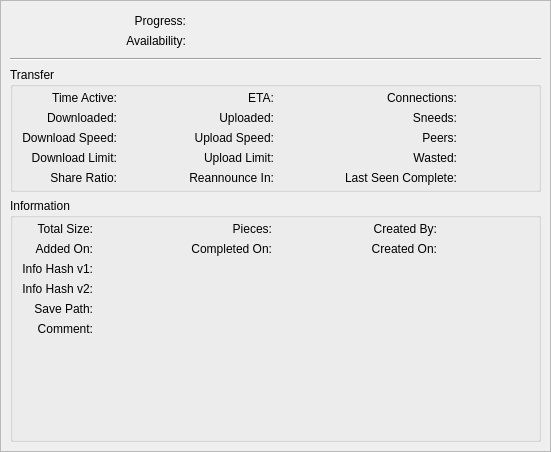
<?xml version="1.0" encoding="UTF-8"?>
<ui version="4.0">
 <class>PropertiesWidget</class>
 <widget class="QWidget" name="PropertiesWidget">
  <property name="geometry">
   <rect>
    <x>0</x>
    <y>0</y>
    <width>551</width>
    <height>452</height>
   </rect>
  </property>
  <layout class="QVBoxLayout" name="verticalLayout">
   <property name="spacing">
    <number>0</number>
   </property>
   <property name="leftMargin">
    <number>0</number>
   </property>
   <property name="topMargin">
    <number>0</number>
   </property>
   <property name="rightMargin">
    <number>0</number>
   </property>
   <property name="bottomMargin">
    <number>0</number>
   </property>
   <item>
    <widget class="QStackedWidget" name="stackedProperties">
     <property name="currentIndex">
      <number>0</number>
     </property>
     <widget class="QWidget" name="pageGeneral">
      <layout class="QVBoxLayout" name="verticalLayout_7">
       <property name="leftMargin">
        <number>0</number>
       </property>
       <property name="topMargin">
        <number>0</number>
       </property>
       <property name="rightMargin">
        <number>0</number>
       </property>
       <property name="bottomMargin">
        <number>0</number>
       </property>
       <item>
        <widget class="QScrollArea" name="scrollArea">
         <property name="widgetResizable">
          <bool>true</bool>
         </property>
         <widget class="QWidget" name="scrollAreaWidgetContents">
          <property name="geometry">
           <rect>
            <x>0</x>
            <y>0</y>
            <width>549</width>
            <height>450</height>
           </rect>
          </property>
          <layout class="QVBoxLayout" name="verticalLayout_2">
           <item>
            <widget class="QWidget" name="groupBar" native="true">
             <layout class="QGridLayout" name="groupBarLayout">
              <property name="topMargin">
               <number>4</number>
              </property>
              <property name="bottomMargin">
               <number>4</number>
              </property>
              <item row="0" column="0">
               <widget class="QLabel" name="labelDownloadedPieces">
                <property name="sizePolicy">
                 <sizepolicy hsizetype="Minimum" vsizetype="Preferred">
                  <horstretch>0</horstretch>
                  <verstretch>0</verstretch>
                 </sizepolicy>
                </property>
                <property name="text">
                 <string>Progress:</string>
                </property>
                <property name="alignment">
                 <set>Qt::AlignRight|Qt::AlignTrailing|Qt::AlignVCenter</set>
                </property>
               </widget>
              </item>
              <item row="0" column="2">
               <widget class="QLabel" name="labelProgressVal">
                <property name="sizePolicy">
                 <sizepolicy hsizetype="Minimum" vsizetype="Preferred">
                  <horstretch>0</horstretch>
                  <verstretch>0</verstretch>
                 </sizepolicy>
                </property>
                <property name="textFormat">
                 <enum>Qt::PlainText</enum>
                </property>
               </widget>
              </item>
              <item row="1" column="0">
               <widget class="QLabel" name="labelPiecesAvailability">
                <property name="sizePolicy">
                 <sizepolicy hsizetype="Minimum" vsizetype="Preferred">
                  <horstretch>0</horstretch>
                  <verstretch>0</verstretch>
                 </sizepolicy>
                </property>
                <property name="text">
                 <string>Availability:</string>
                </property>
                <property name="alignment">
                 <set>Qt::AlignRight|Qt::AlignTrailing|Qt::AlignVCenter</set>
                </property>
               </widget>
              </item>
              <item row="1" column="2">
               <widget class="QLabel" name="labelAverageAvailabilityVal">
                <property name="sizePolicy">
                 <sizepolicy hsizetype="Minimum" vsizetype="Preferred">
                  <horstretch>0</horstretch>
                  <verstretch>0</verstretch>
                 </sizepolicy>
                </property>
                <property name="textFormat">
                 <enum>Qt::PlainText</enum>
                </property>
               </widget>
              </item>
              <item row="1" column="1">
               <widget class="QLabel" name="tempAvailabilityBarArea">
                <property name="textFormat">
                 <enum>Qt::PlainText</enum>
                </property>
               </widget>
              </item>
              <item row="0" column="1">
               <widget class="QLabel" name="tempProgressBarArea">
                <property name="textFormat">
                 <enum>Qt::PlainText</enum>
                </property>
               </widget>
              </item>
             </layout>
            </widget>
           </item>
           <item>
            <widget class="Line" name="lineBelowBars">
             <property name="orientation">
              <enum>Qt::Horizontal</enum>
             </property>
            </widget>
           </item>
           <item>
            <widget class="QGroupBox" name="groupTransferBox">
             <property name="title">
              <string>Transfer</string>
             </property>
             <layout class="QGridLayout" name="gridLayout_2">
              <property name="topMargin">
               <number>4</number>
              </property>
              <property name="bottomMargin">
               <number>4</number>
              </property>
              <item row="2" column="1">
               <widget class="QLabel" name="labelDlSpeedVal">
                <property name="sizePolicy">
                 <sizepolicy hsizetype="Expanding" vsizetype="Preferred">
                  <horstretch>0</horstretch>
                  <verstretch>0</verstretch>
                 </sizepolicy>
                </property>
                <property name="textFormat">
                 <enum>Qt::PlainText</enum>
                </property>
               </widget>
              </item>
              <item row="2" column="2">
               <widget class="QLabel" name="labelUpSpeed">
                <property name="sizePolicy">
                 <sizepolicy hsizetype="Minimum" vsizetype="Preferred">
                  <horstretch>0</horstretch>
                  <verstretch>0</verstretch>
                 </sizepolicy>
                </property>
                <property name="text">
                 <string>Upload Speed:</string>
                </property>
                <property name="alignment">
                 <set>Qt::AlignRight|Qt::AlignTrailing|Qt::AlignVCenter</set>
                </property>
               </widget>
              </item>
              <item row="2" column="3" colspan="4">
               <widget class="QLabel" name="labelUpSpeedVal">
                <property name="sizePolicy">
                 <sizepolicy hsizetype="Expanding" vsizetype="Preferred">
                  <horstretch>0</horstretch>
                  <verstretch>0</verstretch>
                 </sizepolicy>
                </property>
                <property name="textFormat">
                 <enum>Qt::PlainText</enum>
                </property>
               </widget>
              </item>
              <item row="2" column="4">
               <widget class="QLabel" name="labelPeers">
                <property name="sizePolicy">
                 <sizepolicy hsizetype="Minimum" vsizetype="Preferred">
                  <horstretch>0</horstretch>
                  <verstretch>0</verstretch>
                 </sizepolicy>
                </property>
                <property name="text">
                 <string>Peers:</string>
                </property>
                <property name="alignment">
                 <set>Qt::AlignRight|Qt::AlignTrailing|Qt::AlignVCenter</set>
                </property>
               </widget>
              </item>
              <item row="0" column="4">
               <widget class="QLabel" name="labelConnections">
                <property name="sizePolicy">
                 <sizepolicy hsizetype="Minimum" vsizetype="Preferred">
                  <horstretch>0</horstretch>
                  <verstretch>0</verstretch>
                 </sizepolicy>
                </property>
                <property name="text">
                 <string>Connections:</string>
                </property>
                <property name="alignment">
                 <set>Qt::AlignRight|Qt::AlignTrailing|Qt::AlignVCenter</set>
                </property>
               </widget>
              </item>
              <item row="4" column="3">
               <widget class="QLabel" name="labelReannounceInVal">
                <property name="sizePolicy">
                 <sizepolicy hsizetype="Expanding" vsizetype="Preferred">
                  <horstretch>0</horstretch>
                  <verstretch>0</verstretch>
                 </sizepolicy>
                </property>
                <property name="textFormat">
                 <enum>Qt::PlainText</enum>
                </property>
               </widget>
              </item>
              <item row="0" column="3">
               <widget class="QLabel" name="labelETAVal">
                <property name="sizePolicy">
                 <sizepolicy hsizetype="Expanding" vsizetype="Preferred">
                  <horstretch>0</horstretch>
                  <verstretch>0</verstretch>
                 </sizepolicy>
                </property>
                <property name="textFormat">
                 <enum>Qt::PlainText</enum>
                </property>
               </widget>
              </item>
              <item row="3" column="0">
               <widget class="QLabel" name="labelDlLimit">
                <property name="sizePolicy">
                 <sizepolicy hsizetype="Minimum" vsizetype="Preferred">
                  <horstretch>0</horstretch>
                  <verstretch>0</verstretch>
                 </sizepolicy>
                </property>
                <property name="text">
                 <string>Download Limit:</string>
                </property>
                <property name="alignment">
                 <set>Qt::AlignRight|Qt::AlignTrailing|Qt::AlignVCenter</set>
                </property>
               </widget>
              </item>
              <item row="4" column="0">
               <widget class="QLabel" name="labelRatio">
                <property name="sizePolicy">
                 <sizepolicy hsizetype="Minimum" vsizetype="Preferred">
                  <horstretch>0</horstretch>
                  <verstretch>0</verstretch>
                 </sizepolicy>
                </property>
                <property name="text">
                 <string>Share Ratio:</string>
                </property>
                <property name="alignment">
                 <set>Qt::AlignRight|Qt::AlignTrailing|Qt::AlignVCenter</set>
                </property>
               </widget>
              </item>
              <item row="0" column="5">
               <widget class="QLabel" name="labelConnectionsVal">
                <property name="sizePolicy">
                 <sizepolicy hsizetype="Expanding" vsizetype="Preferred">
                  <horstretch>0</horstretch>
                  <verstretch>0</verstretch>
                 </sizepolicy>
                </property>
                <property name="textFormat">
                 <enum>Qt::PlainText</enum>
                </property>
               </widget>
              </item>
              <item row="2" column="5">
               <widget class="QLabel" name="labelPeersVal">
                <property name="sizePolicy">
                 <sizepolicy hsizetype="Expanding" vsizetype="Preferred">
                  <horstretch>0</horstretch>
                  <verstretch>0</verstretch>
                 </sizepolicy>
                </property>
                <property name="textFormat">
                 <enum>Qt::PlainText</enum>
                </property>
               </widget>
              </item>
              <item row="1" column="0">
               <widget class="QLabel" name="labelDownloaded">
                <property name="sizePolicy">
                 <sizepolicy hsizetype="Minimum" vsizetype="Preferred">
                  <horstretch>0</horstretch>
                  <verstretch>0</verstretch>
                 </sizepolicy>
                </property>
                <property name="text">
                 <string>Downloaded:</string>
                </property>
                <property name="alignment">
                 <set>Qt::AlignRight|Qt::AlignTrailing|Qt::AlignVCenter</set>
                </property>
               </widget>
              </item>
              <item row="3" column="2">
               <widget class="QLabel" name="labelUpLimit">
                <property name="sizePolicy">
                 <sizepolicy hsizetype="Minimum" vsizetype="Preferred">
                  <horstretch>0</horstretch>
                  <verstretch>0</verstretch>
                 </sizepolicy>
                </property>
                <property name="text">
                 <string>Upload Limit:</string>
                </property>
                <property name="alignment">
                 <set>Qt::AlignRight|Qt::AlignTrailing|Qt::AlignVCenter</set>
                </property>
               </widget>
              </item>
              <item row="4" column="4">
               <widget class="QLabel" name="labelLastSeenComplete">
                <property name="sizePolicy">
                 <sizepolicy hsizetype="Minimum" vsizetype="Preferred">
                  <horstretch>0</horstretch>
                  <verstretch>0</verstretch>
                 </sizepolicy>
                </property>
                <property name="text">
                 <string>Last Seen Complete:</string>
                </property>
                <property name="alignment">
                 <set>Qt::AlignRight|Qt::AlignTrailing|Qt::AlignVCenter</set>
                </property>
               </widget>
              </item>
              <item row="3" column="1">
               <widget class="QLabel" name="labelDlLimitVal">
                <property name="sizePolicy">
                 <sizepolicy hsizetype="Expanding" vsizetype="Preferred">
                  <horstretch>0</horstretch>
                  <verstretch>0</verstretch>
                 </sizepolicy>
                </property>
                <property name="textFormat">
                 <enum>Qt::PlainText</enum>
                </property>
               </widget>
              </item>
              <item row="1" column="3" colspan="4">
               <widget class="QLabel" name="labelUpTotalVal">
                <property name="sizePolicy">
                 <sizepolicy hsizetype="Expanding" vsizetype="Preferred">
                  <horstretch>0</horstretch>
                  <verstretch>0</verstretch>
                 </sizepolicy>
                </property>
                <property name="textFormat">
                 <enum>Qt::PlainText</enum>
                </property>
               </widget>
              </item>
              <item row="4" column="2">
               <widget class="QLabel" name="labelReannounceIn">
                <property name="sizePolicy">
                 <sizepolicy hsizetype="Minimum" vsizetype="Preferred">
                  <horstretch>0</horstretch>
                  <verstretch>0</verstretch>
                 </sizepolicy>
                </property>
                <property name="text">
                 <string>Reannounce In:</string>
                </property>
                <property name="alignment">
                 <set>Qt::AlignRight|Qt::AlignTrailing|Qt::AlignVCenter</set>
                </property>
               </widget>
              </item>
              <item row="4" column="5">
               <widget class="QLabel" name="labelLastSeenCompleteVal">
                <property name="sizePolicy">
                 <sizepolicy hsizetype="Expanding" vsizetype="Preferred">
                  <horstretch>0</horstretch>
                  <verstretch>0</verstretch>
                 </sizepolicy>
                </property>
                <property name="textFormat">
                 <enum>Qt::PlainText</enum>
                </property>
               </widget>
              </item>
              <item row="1" column="4">
               <widget class="QLabel" name="labelSneeds">
                <property name="sizePolicy">
                 <sizepolicy hsizetype="Minimum" vsizetype="Preferred">
                  <horstretch>0</horstretch>
                  <verstretch>0</verstretch>
                 </sizepolicy>
                </property>
                <property name="text">
                 <string>Sneeds:</string>
                </property>
                <property name="alignment">
                 <set>Qt::AlignRight|Qt::AlignTrailing|Qt::AlignVCenter</set>
                </property>
               </widget>
              </item>
              <item row="2" column="0">
               <widget class="QLabel" name="labelDlSpeed">
                <property name="sizePolicy">
                 <sizepolicy hsizetype="Minimum" vsizetype="Preferred">
                  <horstretch>0</horstretch>
                  <verstretch>0</verstretch>
                 </sizepolicy>
                </property>
                <property name="text">
                 <string>Download Speed:</string>
                </property>
                <property name="alignment">
                 <set>Qt::AlignRight|Qt::AlignTrailing|Qt::AlignVCenter</set>
                </property>
               </widget>
              </item>
              <item row="1" column="1">
               <widget class="QLabel" name="labelDlTotalVal">
                <property name="sizePolicy">
                 <sizepolicy hsizetype="Expanding" vsizetype="Preferred">
                  <horstretch>0</horstretch>
                  <verstretch>0</verstretch>
                 </sizepolicy>
                </property>
                <property name="textFormat">
                 <enum>Qt::PlainText</enum>
                </property>
               </widget>
              </item>
              <item row="3" column="5">
               <widget class="QLabel" name="labelWastedVal">
                <property name="sizePolicy">
                 <sizepolicy hsizetype="Expanding" vsizetype="Preferred">
                  <horstretch>0</horstretch>
                  <verstretch>0</verstretch>
                 </sizepolicy>
                </property>
                <property name="textFormat">
                 <enum>Qt::PlainText</enum>
                </property>
               </widget>
              </item>
              <item row="4" column="1">
               <widget class="QLabel" name="labelShareRatioVal">
                <property name="sizePolicy">
                 <sizepolicy hsizetype="Expanding" vsizetype="Preferred">
                  <horstretch>0</horstretch>
                  <verstretch>0</verstretch>
                 </sizepolicy>
                </property>
                <property name="textFormat">
                 <enum>Qt::PlainText</enum>
                </property>
               </widget>
              </item>
              <item row="1" column="2">
               <widget class="QLabel" name="labelUploaded">
                <property name="sizePolicy">
                 <sizepolicy hsizetype="Minimum" vsizetype="Preferred">
                  <horstretch>0</horstretch>
                  <verstretch>0</verstretch>
                 </sizepolicy>
                </property>
                <property name="text">
                 <string>Uploaded:</string>
                </property>
                <property name="alignment">
                 <set>Qt::AlignRight|Qt::AlignTrailing|Qt::AlignVCenter</set>
                </property>
               </widget>
              </item>
              <item row="1" column="5">
               <widget class="QLabel" name="labelSneedsVal">
                <property name="sizePolicy">
                 <sizepolicy hsizetype="Expanding" vsizetype="Preferred">
                  <horstretch>0</horstretch>
                  <verstretch>0</verstretch>
                 </sizepolicy>
                </property>
                <property name="textFormat">
                 <enum>Qt::PlainText</enum>
                </property>
               </widget>
              </item>
              <item row="0" column="1">
               <widget class="QLabel" name="labelElapsedVal">
                <property name="sizePolicy">
                 <sizepolicy hsizetype="Expanding" vsizetype="Preferred">
                  <horstretch>0</horstretch>
                  <verstretch>0</verstretch>
                 </sizepolicy>
                </property>
                <property name="textFormat">
                 <enum>Qt::PlainText</enum>
                </property>
               </widget>
              </item>
              <item row="0" column="0">
               <widget class="QLabel" name="labelTimeActive">
                <property name="sizePolicy">
                 <sizepolicy hsizetype="Minimum" vsizetype="Preferred">
                  <horstretch>0</horstretch>
                  <verstretch>0</verstretch>
                 </sizepolicy>
                </property>
                <property name="text">
                 <string extracomment="Time (duration) the torrent is active (not paused)">Time Active:</string>
                </property>
                <property name="alignment">
                 <set>Qt::AlignRight|Qt::AlignTrailing|Qt::AlignVCenter</set>
                </property>
               </widget>
              </item>
              <item row="3" column="3">
               <widget class="QLabel" name="labelUpLimitVal">
                <property name="sizePolicy">
                 <sizepolicy hsizetype="Expanding" vsizetype="Preferred">
                  <horstretch>0</horstretch>
                  <verstretch>0</verstretch>
                 </sizepolicy>
                </property>
                <property name="textFormat">
                 <enum>Qt::PlainText</enum>
                </property>
               </widget>
              </item>
              <item row="0" column="2">
               <widget class="QLabel" name="labelETA">
                <property name="sizePolicy">
                 <sizepolicy hsizetype="Minimum" vsizetype="Preferred">
                  <horstretch>0</horstretch>
                  <verstretch>0</verstretch>
                 </sizepolicy>
                </property>
                <property name="text">
                 <string>ETA:</string>
                </property>
                <property name="alignment">
                 <set>Qt::AlignRight|Qt::AlignTrailing|Qt::AlignVCenter</set>
                </property>
               </widget>
              </item>
              <item row="3" column="4">
               <widget class="QLabel" name="labelWasted">
                <property name="sizePolicy">
                 <sizepolicy hsizetype="Minimum" vsizetype="Preferred">
                  <horstretch>0</horstretch>
                  <verstretch>0</verstretch>
                 </sizepolicy>
                </property>
                <property name="text">
                 <string>Wasted:</string>
                </property>
                <property name="alignment">
                 <set>Qt::AlignRight|Qt::AlignTrailing|Qt::AlignVCenter</set>
                </property>
               </widget>
              </item>
             </layout>
            </widget>
           </item>
           <item>
            <widget class="QGroupBox" name="groupInfosBox">
             <property name="title">
              <string>Information</string>
             </property>
             <layout class="QGridLayout" name="gridLayout">
              <property name="topMargin">
               <number>4</number>
              </property>
              <property name="bottomMargin">
               <number>2</number>
              </property>
              <item row="0" column="0">
               <widget class="QLabel" name="labelTotalSize">
                <property name="sizePolicy">
                 <sizepolicy hsizetype="Minimum" vsizetype="Preferred">
                  <horstretch>0</horstretch>
                  <verstretch>0</verstretch>
                 </sizepolicy>
                </property>
                <property name="text">
                 <string>Total Size:</string>
                </property>
                <property name="alignment">
                 <set>Qt::AlignRight|Qt::AlignTrailing|Qt::AlignVCenter</set>
                </property>
               </widget>
              </item>
              <item row="0" column="1">
               <widget class="QLabel" name="labelTotalSizeVal">
                <property name="sizePolicy">
                 <sizepolicy hsizetype="Expanding" vsizetype="Preferred">
                  <horstretch>0</horstretch>
                  <verstretch>0</verstretch>
                 </sizepolicy>
                </property>
                <property name="textFormat">
                 <enum>Qt::PlainText</enum>
                </property>
               </widget>
              </item>
              <item row="0" column="2">
               <widget class="QLabel" name="labelTotalPieces">
                <property name="sizePolicy">
                 <sizepolicy hsizetype="Minimum" vsizetype="Preferred">
                  <horstretch>0</horstretch>
                  <verstretch>0</verstretch>
                 </sizepolicy>
                </property>
                <property name="text">
                 <string>Pieces:</string>
                </property>
                <property name="alignment">
                 <set>Qt::AlignRight|Qt::AlignTrailing|Qt::AlignVCenter</set>
                </property>
               </widget>
              </item>
              <item row="0" column="3">
               <widget class="QLabel" name="labelTotalPiecesVal">
                <property name="sizePolicy">
                 <sizepolicy hsizetype="Expanding" vsizetype="Preferred">
                  <horstretch>0</horstretch>
                  <verstretch>0</verstretch>
                 </sizepolicy>
                </property>
                <property name="textFormat">
                 <enum>Qt::PlainText</enum>
                </property>
               </widget>
              </item>
              <item row="0" column="4">
               <widget class="QLabel" name="labelCreatedBy">
                <property name="sizePolicy">
                 <sizepolicy hsizetype="Minimum" vsizetype="Preferred">
                  <horstretch>0</horstretch>
                  <verstretch>0</verstretch>
                 </sizepolicy>
                </property>
                <property name="text">
                 <string>Created By:</string>
                </property>
                <property name="alignment">
                 <set>Qt::AlignRight|Qt::AlignTrailing|Qt::AlignVCenter</set>
                </property>
               </widget>
              </item>
              <item row="0" column="5">
               <widget class="QLabel" name="labelCreatedByVal">
                <property name="sizePolicy">
                 <sizepolicy hsizetype="Expanding" vsizetype="Preferred">
                  <horstretch>0</horstretch>
                  <verstretch>0</verstretch>
                 </sizepolicy>
                </property>
                <property name="textFormat">
                 <enum>Qt::PlainText</enum>
                </property>
               </widget>
              </item>
              <item row="1" column="0">
               <widget class="QLabel" name="labelAddedOn">
                <property name="sizePolicy">
                 <sizepolicy hsizetype="Minimum" vsizetype="Preferred">
                  <horstretch>0</horstretch>
                  <verstretch>0</verstretch>
                 </sizepolicy>
                </property>
                <property name="text">
                 <string>Added On:</string>
                </property>
                <property name="alignment">
                 <set>Qt::AlignRight|Qt::AlignTrailing|Qt::AlignVCenter</set>
                </property>
               </widget>
              </item>
              <item row="1" column="1">
               <widget class="QLabel" name="labelAddedOnVal">
                <property name="sizePolicy">
                 <sizepolicy hsizetype="Expanding" vsizetype="Preferred">
                  <horstretch>0</horstretch>
                  <verstretch>0</verstretch>
                 </sizepolicy>
                </property>
                <property name="textFormat">
                 <enum>Qt::PlainText</enum>
                </property>
               </widget>
              </item>
              <item row="1" column="2">
               <widget class="QLabel" name="labelCompletedOn">
                <property name="sizePolicy">
                 <sizepolicy hsizetype="Minimum" vsizetype="Preferred">
                  <horstretch>0</horstretch>
                  <verstretch>0</verstretch>
                 </sizepolicy>
                </property>
                <property name="text">
                 <string>Completed On:</string>
                </property>
                <property name="alignment">
                 <set>Qt::AlignRight|Qt::AlignTrailing|Qt::AlignVCenter</set>
                </property>
               </widget>
              </item>
              <item row="1" column="3">
               <widget class="QLabel" name="labelCompletedOnVal">
                <property name="sizePolicy">
                 <sizepolicy hsizetype="Expanding" vsizetype="Preferred">
                  <horstretch>0</horstretch>
                  <verstretch>0</verstretch>
                 </sizepolicy>
                </property>
                <property name="textFormat">
                 <enum>Qt::PlainText</enum>
                </property>
               </widget>
              </item>
              <item row="1" column="4">
               <widget class="QLabel" name="labelCreatedOn">
                <property name="sizePolicy">
                 <sizepolicy hsizetype="Minimum" vsizetype="Preferred">
                  <horstretch>0</horstretch>
                  <verstretch>0</verstretch>
                 </sizepolicy>
                </property>
                <property name="text">
                 <string>Created On:</string>
                </property>
                <property name="alignment">
                 <set>Qt::AlignRight|Qt::AlignTrailing|Qt::AlignVCenter</set>
                </property>
               </widget>
              </item>
              <item row="1" column="5">
               <widget class="QLabel" name="labelCreatedOnVal">
                <property name="sizePolicy">
                 <sizepolicy hsizetype="Expanding" vsizetype="Preferred">
                  <horstretch>0</horstretch>
                  <verstretch>0</verstretch>
                 </sizepolicy>
                </property>
                <property name="textFormat">
                 <enum>Qt::PlainText</enum>
                </property>
               </widget>
              </item>
              <item row="2" column="0">
               <widget class="QLabel" name="labelInfohash1">
                <property name="sizePolicy">
                 <sizepolicy hsizetype="Minimum" vsizetype="Preferred">
                  <horstretch>0</horstretch>
                  <verstretch>0</verstretch>
                 </sizepolicy>
                </property>
                <property name="text">
                 <string>Info Hash v1:</string>
                </property>
                <property name="alignment">
                 <set>Qt::AlignRight|Qt::AlignTrailing|Qt::AlignVCenter</set>
                </property>
               </widget>
              </item>
              <item row="3" column="0">
               <widget class="QLabel" name="labelInfohash2">
                <property name="sizePolicy">
                 <sizepolicy hsizetype="Minimum" vsizetype="Preferred">
                  <horstretch>0</horstretch>
                  <verstretch>0</verstretch>
                 </sizepolicy>
                </property>
                <property name="text">
                 <string>Info Hash v2:</string>
                </property>
                <property name="alignment">
                 <set>Qt::AlignRight|Qt::AlignTrailing|Qt::AlignVCenter</set>
                </property>
               </widget>
              </item>
              <item row="3" column="1" colspan="5">
               <widget class="QLabel" name="labelInfohash2Val">
                <property name="sizePolicy">
                 <sizepolicy hsizetype="Expanding" vsizetype="Preferred">
                  <horstretch>0</horstretch>
                  <verstretch>0</verstretch>
                 </sizepolicy>
                </property>
                <property name="textFormat">
                 <enum>Qt::PlainText</enum>
                </property>
                <property name="textInteractionFlags">
                 <set>Qt::TextSelectableByMouse</set>
                </property>
               </widget>
              </item>
              <item row="4" column="0">
               <widget class="QLabel" name="labelSavePath">
                <property name="sizePolicy">
                 <sizepolicy hsizetype="Minimum" vsizetype="Preferred">
                  <horstretch>0</horstretch>
                  <verstretch>0</verstretch>
                 </sizepolicy>
                </property>
                <property name="text">
                 <string>Save Path:</string>
                </property>
                <property name="alignment">
                 <set>Qt::AlignRight|Qt::AlignTop|Qt::AlignTrailing</set>
                </property>
               </widget>
              </item>
              <item row="5" column="0">
               <widget class="QLabel" name="labelComment">
                <property name="sizePolicy">
                 <sizepolicy hsizetype="Minimum" vsizetype="Preferred">
                  <horstretch>0</horstretch>
                  <verstretch>0</verstretch>
                 </sizepolicy>
                </property>
                <property name="text">
                 <string>Comment:</string>
                </property>
                <property name="alignment">
                 <set>Qt::AlignRight|Qt::AlignTop|Qt::AlignTrailing</set>
                </property>
               </widget>
              </item>
              <item row="2" column="1" colspan="5">
               <widget class="QLabel" name="labelInfohash1Val">
                <property name="sizePolicy">
                 <sizepolicy hsizetype="Expanding" vsizetype="Preferred">
                  <horstretch>0</horstretch>
                  <verstretch>0</verstretch>
                 </sizepolicy>
                </property>
                <property name="textFormat">
                 <enum>Qt::PlainText</enum>
                </property>
                <property name="textInteractionFlags">
                 <set>Qt::TextSelectableByMouse</set>
                </property>
               </widget>
              </item>
              <item row="4" column="1" colspan="5">
               <widget class="QLabel" name="labelSavePathVal">
                <property name="sizePolicy">
                 <sizepolicy hsizetype="Expanding" vsizetype="Preferred">
                  <horstretch>0</horstretch>
                  <verstretch>0</verstretch>
                 </sizepolicy>
                </property>
                <property name="textFormat">
                 <enum>Qt::PlainText</enum>
                </property>
                <property name="wordWrap">
                 <bool>true</bool>
                </property>
                <property name="textInteractionFlags">
                 <set>Qt::TextSelectableByMouse</set>
                </property>
               </widget>
              </item>
              <item row="5" column="1" colspan="5">
               <widget class="QLabel" name="labelCommentVal">
                <property name="sizePolicy">
                 <sizepolicy hsizetype="Expanding" vsizetype="Expanding">
                  <horstretch>0</horstretch>
                  <verstretch>0</verstretch>
                 </sizepolicy>
                </property>
                <property name="textFormat">
                 <enum>Qt::RichText</enum>
                </property>
                <property name="alignment">
                 <set>Qt::AlignLeading|Qt::AlignLeft|Qt::AlignTop</set>
                </property>
                <property name="wordWrap">
                 <bool>true</bool>
                </property>
                <property name="openExternalLinks">
                 <bool>true</bool>
                </property>
                <property name="textInteractionFlags">
                 <set>Qt::TextBrowserInteraction</set>
                </property>
                <property name="openLinks" stdset="0">
                 <bool>true</bool>
                </property>
               </widget>
              </item>
             </layout>
            </widget>
           </item>
          </layout>
         </widget>
        </widget>
       </item>
      </layout>
     </widget>
     <widget class="QWidget" name="pageTrackers">
      <layout class="QHBoxLayout" name="hBoxLayoutTrackers">
       <property name="leftMargin">
        <number>0</number>
       </property>
       <property name="topMargin">
        <number>0</number>
       </property>
       <property name="rightMargin">
        <number>0</number>
       </property>
       <property name="bottomMargin">
        <number>0</number>
       </property>
       <item>
        <layout class="QVBoxLayout" name="verticalLayout_10">
         <item>
          <spacer name="verticalSpacer_2">
           <property name="orientation">
            <enum>Qt::Vertical</enum>
           </property>
           <property name="sizeHint" stdset="0">
            <size>
             <width>20</width>
             <height>40</height>
            </size>
           </property>
          </spacer>
         </item>
         <item>
          <widget class="QPushButton" name="trackerUpButton"/>
         </item>
         <item>
          <widget class="QPushButton" name="trackerDownButton"/>
         </item>
         <item>
          <spacer name="verticalSpacer_3">
           <property name="orientation">
            <enum>Qt::Vertical</enum>
           </property>
           <property name="sizeHint" stdset="0">
            <size>
             <width>20</width>
             <height>40</height>
            </size>
           </property>
          </spacer>
         </item>
        </layout>
       </item>
      </layout>
     </widget>
     <widget class="QWidget" name="pagePeers">
      <layout class="QVBoxLayout" name="vBoxLayoutPeerPage">
       <property name="leftMargin">
        <number>0</number>
       </property>
       <property name="topMargin">
        <number>0</number>
       </property>
       <property name="rightMargin">
        <number>0</number>
       </property>
       <property name="bottomMargin">
        <number>0</number>
       </property>
      </layout>
     </widget>
     <widget class="QWidget" name="pageSources">
      <layout class="QVBoxLayout" name="verticalLayout_9">
       <property name="leftMargin">
        <number>0</number>
       </property>
       <property name="topMargin">
        <number>0</number>
       </property>
       <property name="rightMargin">
        <number>0</number>
       </property>
       <property name="bottomMargin">
        <number>0</number>
       </property>
       <item>
        <widget class="QListWidget" name="listWebSneeds">
         <property name="contextMenuPolicy">
          <enum>Qt::CustomContextMenu</enum>
         </property>
         <property name="selectionMode">
          <enum>QAbstractItemView::ExtendedSelection</enum>
         </property>
        </widget>
       </item>
      </layout>
     </widget>
     <widget class="QWidget" name="pageContents">
      <layout class="QVBoxLayout" name="verticalLayout_3">
       <property name="spacing">
        <number>3</number>
       </property>
       <property name="leftMargin">
        <number>0</number>
       </property>
       <property name="topMargin">
        <number>0</number>
       </property>
       <property name="rightMargin">
        <number>0</number>
       </property>
       <property name="bottomMargin">
        <number>0</number>
       </property>
       <item>
        <layout class="QHBoxLayout" name="contentFilterLayout">
         <item>
          <widget class="QPushButton" name="selectAllButton">
           <property name="text">
            <string>Select All</string>
           </property>
          </widget>
         </item>
         <item>
          <widget class="QPushButton" name="selectNoneButton">
           <property name="text">
            <string>Select None</string>
           </property>
          </widget>
         </item>
         <item>
          <spacer name="horizontalSpacer">
           <property name="orientation">
            <enum>Qt::Horizontal</enum>
           </property>
           <property name="sizeHint" stdset="0">
            <size>
             <width>40</width>
             <height>20</height>
            </size>
           </property>
          </spacer>
         </item>
        </layout>
       </item>
       <item>
        <widget class="TorrentContentTreeView" name="filesList">
         <property name="contextMenuPolicy">
          <enum>Qt::CustomContextMenu</enum>
         </property>
         <property name="editTriggers">
          <set>QAbstractItemView::AllEditTriggers</set>
         </property>
         <property name="selectionMode">
          <enum>QAbstractItemView::ExtendedSelection</enum>
         </property>
         <property name="allColumnsShowFocus">
          <bool>true</bool>
         </property>
        </widget>
       </item>
      </layout>
     </widget>
     <widget class="QWidget" name="pageSpeed">
      <layout class="QVBoxLayout" name="speedLayout">
       <property name="leftMargin">
        <number>0</number>
       </property>
       <property name="topMargin">
        <number>0</number>
       </property>
       <property name="rightMargin">
        <number>0</number>
       </property>
       <property name="bottomMargin">
        <number>0</number>
       </property>
      </layout>
     </widget>
    </widget>
   </item>
  </layout>
 </widget>
 <customwidgets>
  <customwidget>
   <class>TorrentContentTreeView</class>
   <extends>QTreeView</extends>
   <header location="global">gui/torrentcontenttreeview.h</header>
  </customwidget>
 </customwidgets>
 <resources/>
 <connections/>
</ui>
